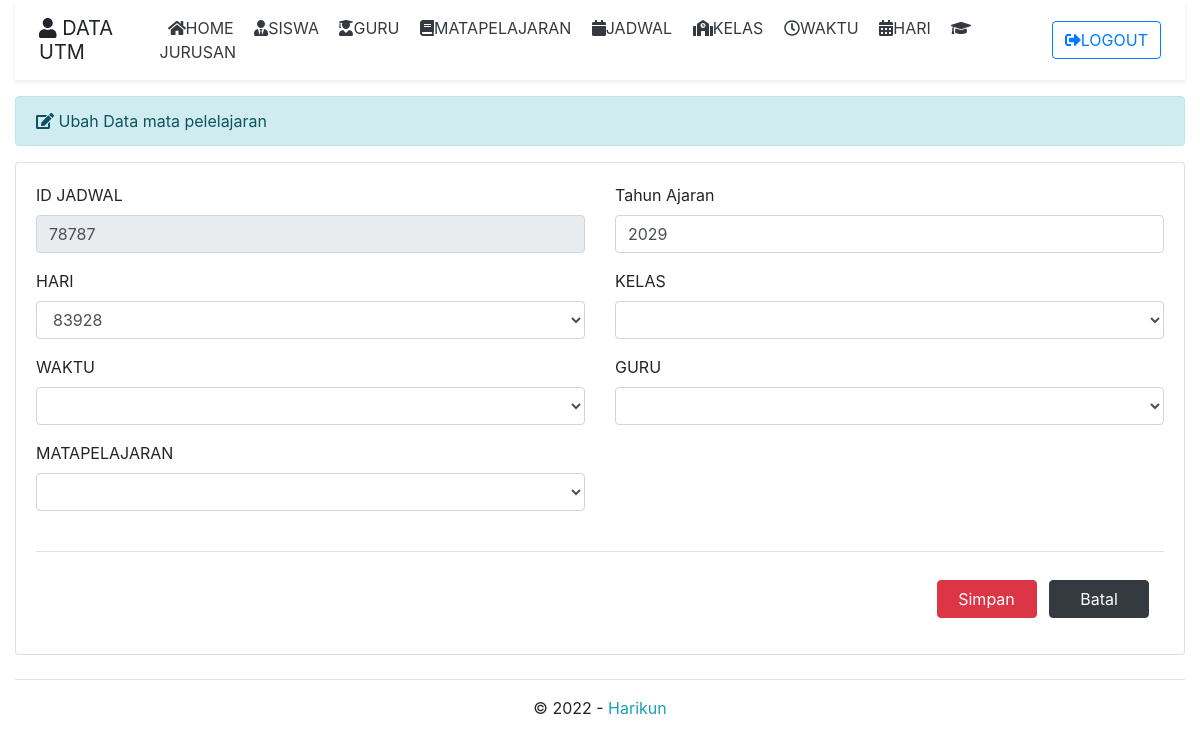
/index.php?page=ubahjw&id_jadwal=78787 (signed in), run on the app's committed database.
### tables this page shows
CREATE TABLE `tbl_jadwal` (
  `id_jadwal` int(10) NOT NULL,
  `id_waktu` int(11) NOT NULL,
  `kode_hari` varchar(15) NOT NULL,
  `kode_mapel` varchar(15) NOT NULL,
  `kode_kelas` varchar(15) NOT NULL,
  `nip` varchar(15) NOT NULL,
  `tahun_ajaran` varchar(15) NOT NULL
);

### jadwalubah.php (the view, shortened to what this page needs)
<?php
if (isset($_GET['id_jadwal'])) {
    $id_jadwal = $_GET['id_jadwal'];
    $query = mysqli_query($db, "SELECT * FROM tbl_jadwal WHERE id_jadwal='$id_jadwal'")
        or die('Query Error : ' . mysqli_error($db));
    $data = mysqli_fetch_assoc($query);
    $id_jadwal = $data['id_jadwal'];
    $tahun_ajaran = $data['tahun_ajaran'];
}
?>
<div class="row">
    <div class="col-md-12">
        <div class="alert alert-info" role="alert">
            <i class="fas fa-edit"></i> Ubah Data mata pelelajaran
        </div>
        <div class="card">
            <div class="card-body">
                <form class="needs-validation" action="jadwalprosesubah.php" method="post" enctype="multipart/form-data" novalidate>
                    <div class="row">
                        <div class="col">
                            <div class="form-group">
                                <label>ID JADWAL</label>
                                <input type="text" class="form-control" name="id_jadwal" maxlength="5" onKeyPress="return goodchars(event,'0123456789',this)" autocomplete="off" value="<?php echo $id_jadwal; ?>" readonly required>
                            </div>
                            <div class="form-group">
                            <label>HARI</label>
                                <select class="form-control mb-3" name="kode_hari" autocomplete="off" required>
                                <?php
                                echo "<option value =$data[nama_hari]> $data[kode_hari]</option>";
                                $query  = mysqli_query($db, "SELECT * FROM tbl_hari") or die (mysqli_error($db));
                                while ($data = mysqli_fetch_assoc($query)){
                                    echo "<option value=$data[kode_hari]>$data[nama_hari]</option>";
                                }?></select>
                            </div>
                            <div class="form-group">
                            <label>WAKTU</label>
                                <select class="form-control mb-3" name="id_waktu" autocomplete="off" required>
                                <?php
                                echo "<option value =$data[jam_masuk]> $data[kode_kelas]</option>";
                                $query  = mysqli_query($db, "SELECT * FROM tbl_waktu") or die (mysqli_error($db));
                                while ($data = mysqli_fetch_assoc($query)){
                                    echo "<option value=$data[id_waktu]>$data[jam_masuk]</option>";
                                }?></select>
                            </div>
                            <div class="form-group">
                            <label>MATAPELAJARAN</label>
                                <select class="form-control mb-3" name="kode_mapel" autocomplete="off" required>
                                <?php
                                echo "<option value =$data[nama_mapel]> $data[kode_mapel]</option>";
                                $query  = mysqli_query($db, "SELECT * FROM tbl_mapel") or die (mysqli_error($db));
                                while ($data = mysqli_fetch_assoc($query)){
                                    echo "<option value=$data[kode_mapel]>$data[nama_mapel]</option>";
                                }?></select>
                            </div>
                        </div>
                        <div class="col">
                        <div class="form-group ">
                         <label>Tahun Ajaran</label>
                            <input type="text" class="form-control" name="tahun_ajaran" maxlength="4" autocomplete="off" placeholder="Masukan Tahun Ajaran" value="<?php echo $tahun_ajaran; ?>" required>
                        </div>
                        <div class="form-group">
                            <label>KELAS</label>
                                <select class="form-control mb-3" name="kode_kelas" autocomplete="off" required>
                                <?php
                                echo "<option value =$data[nama_kelas]> $data[kode_kelas]</option>";
                                $query  = mysqli_query($db, "SELECT * FROM tbl_kelas") or die (mysqli_error($db));
                                while ($data = mysqli_fetch_assoc($query)){
                                    echo "<option value=$data[kode_kelas]>$data[nama_kelas]</option>";
                                }?></select>
                            </div>
                            <div class="form-group">
                            <label>GURU</label>
                                <select class="form-control mb-3" name="nip" autocomplete="off" required>
                                <?php
                                echo "<option value =$data[nama]> $data[nip]</option>";
                                $query  = mysqli_query($db, "SELECT * FROM tbl_guru") or die (mysqli_error($db));
                                while ($data = mysqli_fetch_assoc($query)){
                                    echo "<option value=$data[nip]>$data[nama]</option>";
                                }?></select>
                            </div>
                        </div>
                    </div>
                    <div class="my-md-4 pt-md-1 border-top"> </div>
                    <div class="form-group col-md-12 right">
                        <input type="submit" class="btn btn-danger btn-submit mr-2" name="simpan" value="Simpan">
                        <a href="?page=jadwal" class="btn btn-dark btn-reset"> Batal </a>
                    </div>
                </form>
            </div>
        </div>
    </div>
</div>

### assets/css/style.css (style rules this page uses)
.right { text-align: right; }
.btn-submit { width: 100px; }
.btn-reset { width: 100px; }

### data on the page
tbl_jadwal: id_jadwal "78787", kode_hari "83928", tahun_ajaran "2029"
